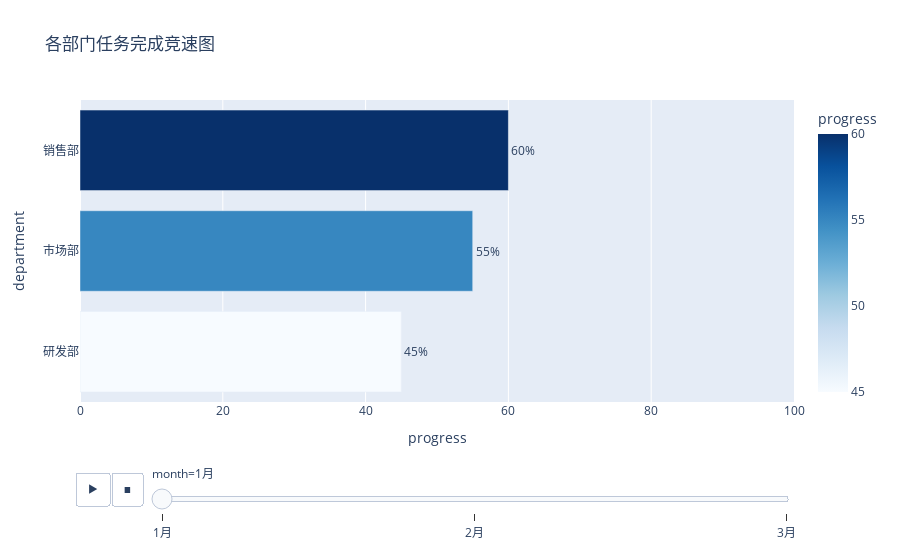

Here is the notebook cell this chart was saved with:
### Code cell
import plotly.express as px
import pandas as pd

data = pd.DataFrame({
    'month': ['1月','1月','1月','2月','2月','2月','3月','3月','3月'],
    'department': ['销售部','研发部','市场部']*3,
    'progress': [60,45,55,70,65,60,85,80,75]
})

fig = px.bar(
    data,
    x='progress',
    y='department',
    animation_frame='month',
    orientation='h',
    range_x=[0,100],
    color='progress',
    color_continuous_scale='Blues',
    text='progress',
    title='各部门任务完成竞速图'
)
fig.update_traces(texttemplate='%{text}%', textposition='outside')
fig.update_layout(yaxis={'categoryorder':'total ascending'})
fig.show()

### Figure 1 — Plotly figure (JSON) as saved in the notebook; plotly's stock layout.template omitted (floating-point values rounded to 4 significant figures)
{"data": [{"alignmentgroup": "True", "hovertemplate": "month=1月<br>progress=%{marker.color}<br>department=%{y}<extra></extra>", "legendgroup": "", "marker": {"color": [60, 45, 55], "coloraxis": "coloraxis", "pattern": {"shape": ""}}, "name": "", "offsetgroup": "", "orientation": "h", "showlegend": false, "text": [60, 45, 55], "textposition": "outside", "texttemplate": "%{text}%", "type": "bar", "x": [60, 45, 55], "xaxis": "x", "y": ["销售部", "研发部", "市场部"], "yaxis": "y"}], "layout": {"barmode": "relative", "coloraxis": {"colorbar": {"title": {"text": "progress"}}, "colorscale": [[0, "rgb(247,251,255)"], [0.125, "rgb(222,235,247)"], [0.25, "rgb(198,219,239)"], [0.375, "rgb(158,202,225)"], [0.5, "rgb(107,174,214)"], [0.625, "rgb(66,146,198)"], [0.75, "rgb(33,113,181)"], [0.875, "rgb(8,81,156)"], [1, "rgb(8,48,107)"]]}, "legend": {"tracegroupgap": 0}, "sliders": [{"active": 0, "currentvalue": {"prefix": "month="}, "len": 0.9, "pad": {"b": 10, "t": 60}, "steps": [{"args": [["1月"], {"frame": {"duration": 0, "redraw": true}, "fromcurrent": true, "mode": "immediate", "transition": {"duration": 0, "easing": "linear"}}], "label": "1月", "method": "animate"}, {"args": [["2月"], {"frame": {"duration": 0, "redraw": true}, "fromcurrent": true, "mode": "immediate", "transition": {"duration": 0, "easing": "linear"}}], "label": "2月", "method": "animate"}, {"args": [["3月"], {"frame": {"duration": 0, "redraw": true}, "fromcurrent": true, "mode": "immediate", "transition": {"duration": 0, "easing": "linear"}}], "label": "3月", "method": "animate"}], "x": 0.1, "xanchor": "left", "y": 0, "yanchor": "top"}], "title": {"text": "各部门任务完成竞速图"}, "updatemenus": [{"buttons": [{"args": [null, {"frame": {"duration": 500, "redraw": true}, "fromcurrent": true, "mode": "immediate", "transition": {"duration": 500, "easing": "linear"}}], "label": "&#9654;", "method": "animate"}, {"args": [[null], {"frame": {"duration": 0, "redraw": true}, "fromcurrent": true, "mode": "immediate", "transition": {"duration": 0, "easing": "linear"}}], "label": "&#9724;", "method": "animate"}], "direction": "left", "pad": {"r": 10, "t": 70}, "showactive": false, "type": "buttons", "x": 0.1, "xanchor": "right", "y": 0, "yanchor": "top"}], "xaxis": {"anchor": "y", "domain": [0, 1], "range": [0, 100], "title": {"text": "progress"}}, "yaxis": {"anchor": "x", "categoryorder": "total ascending", "domain": [0, 1], "title": {"text": "department"}}}}
